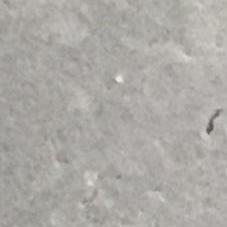
#> input picture dataset/negative/00001.jpg, 227 x 227 px
$ python -i preprocessing.py   (imports and definitions only)
#> lines starting #> are read from the running program, lines starting #| are printed output that depends on the picture; after the words box and inside, x2 and y2 are one past the last pixel; in counts of white or black regions, pixels touching at a corner belong together
import cv2
import numpy as np


def preprocessing_image(image_path):

#> called with image_path = '../dataset/negative/00001.jpg'
    img = cv2.imread(image_path)
#> img is the input picture: shape (227, 227, 3); mean B, G, R 165.1, 169.4, 172.2
    if img is None:
        raise ValueError(f"Could not read image at {image_path}")

    resized_img = cv2.resize(img, (224, 224))

    gray = cv2.cvtColor(resized_img, cv2.COLOR_BGR2GRAY)

    # Blur sedikit lebih besar untuk mengurangi noise halus
    blur = cv2.GaussianBlur(gray, (5, 5), 0.0)

    # Canny otsu method
    ht, _ = cv2.threshold(blur, 0, 255, cv2.THRESH_BINARY + cv2.THRESH_OTSU)
#> ht = 170
    lt = 0.5 * ht
#> lt = 85

    # Canny edge detection (pastikan urutan lt dan ht benar)
    canny = cv2.Canny(blur, int(lt), int(ht))
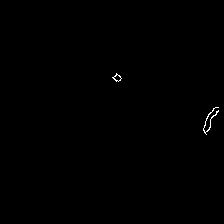
#> canny: shape (224, 224); 0.2% white in thin lines or dots, all inside (x1, y1, x2, y2) = (112, 73, 219, 135)

    # Gunakan kernel 5x5 dan Dilation untuk menebalkan garis retakan
    # Ini membuat retakan terdeteksi lebih luas dan persentase lebih realistis
    kernel = np.ones((5, 5), dtype=np.uint8)
    dilated = cv2.dilate(canny, kernel, iterations=1)
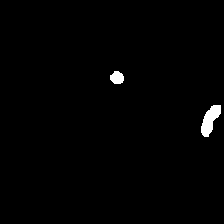
#> dilated: shape (224, 224); 1% white; 2 white regions, box (x1, y1, x2, y2) and area: (201, 105, 221, 137) 359, (110, 71, 124, 84) 141

    # Tutup celah-celah kecil di dalam area retakan
    close = cv2.morphologyEx(dilated, cv2.MORPH_CLOSE, kernel)

    return img, resized_img, gray, blur, canny, close

>>> result = preprocessing_image('../dataset/negative/00001.jpg')
#> result = 6 items

$ run again, on dataset/negative/00003.jpg
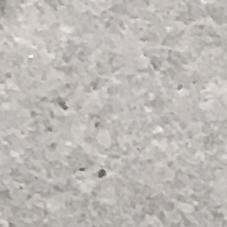
#> input picture dataset/negative/00003.jpg, 227 x 227 px
#> in preprocessing_image, img is the input picture: shape (227, 227, 3); mean B, G, R 182.1, 186.2, 190.1
#> ht = 185
#> lt = 92.5
#> in preprocessing_image, `canny = cv2.Canny(blur, int(lt), int(ht))`:
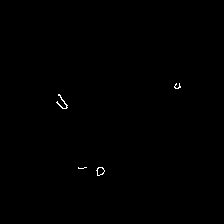
#> canny: shape (224, 224); 0.2% white in thin lines or dots, all inside (x1, y1, x2, y2) = (56, 83, 181, 176)
#> in preprocessing_image, `dilated = cv2.dilate(canny, kernel, iterations=1)`:
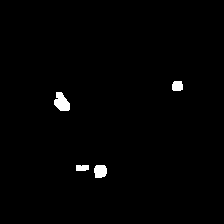
#> dilated: shape (224, 224); 1.1% white; 4 white regions, box (x1, y1, x2, y2) and area: (54, 92, 70, 111) 213, (94, 165, 107, 178) 147, (172, 81, 183, 91) 100, (76, 165, 89, 171) 74
#> close: shape (224, 224); 1.1% white; 4 white regions, box (x1, y1, x2, y2) and area: (54, 92, 70, 111) 215, (94, 165, 107, 178) 147, (172, 81, 183, 91) 100, (76, 165, 89, 171) 75
#> result = 6 items
